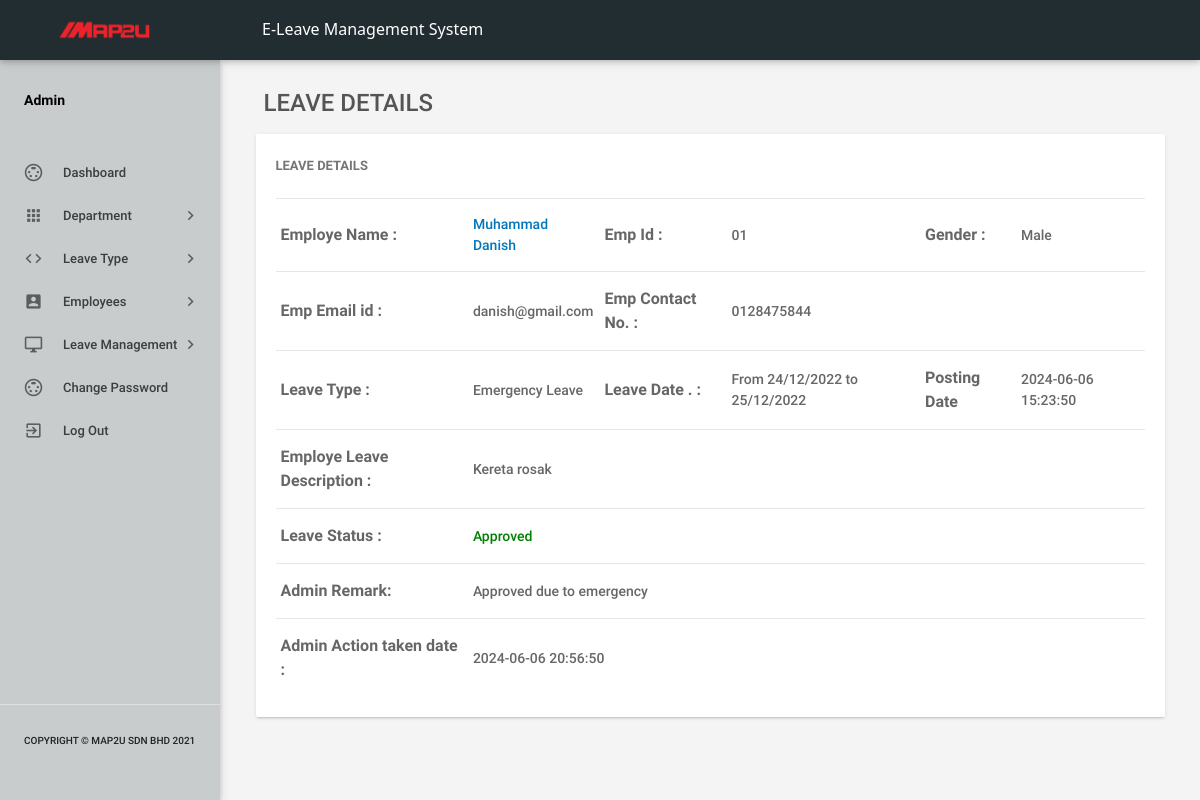
Screenshot of /admin/leave-details.php?leaveid=14 (signed in) with the database file from the repository.
### tables this page shows
CREATE TABLE `tblleaves` (
  `id` int NOT NULL,
  `LeaveType` varchar(110) NOT NULL,
  `ToDate` varchar(120) NOT NULL,
  `FromDate` varchar(120) NOT NULL,
  `Description` mediumtext NOT NULL,
  `PostingDate` timestamp NOT NULL DEFAULT CURRENT_TIMESTAMP,
  `AdminRemark` mediumtext,
  `AdminRemarkDate` varchar(120) DEFAULT NULL,
  `Status` int NOT NULL,
  `IsRead` int NOT NULL,
  `empid` int DEFAULT NULL
);

CREATE TABLE `tblemployees` (
  `id` int NOT NULL,
  `EmpId` varchar(100) NOT NULL,
  `FirstName` varchar(150) NOT NULL,
  `LastName` varchar(150) NOT NULL,
  `EmailId` varchar(200) NOT NULL,
  `Password` varchar(180) NOT NULL,
  `Gender` varchar(100) NOT NULL,
  `Dob` varchar(100) NOT NULL,
  `Department` varchar(255) NOT NULL,
  `Address` varchar(255) NOT NULL,
  `City` varchar(200) NOT NULL,
  `Country` varchar(150) NOT NULL,
  `Phonenumber` char(11) NOT NULL,
  `Status` int NOT NULL,
  `RegDate` timestamp NOT NULL DEFAULT CURRENT_TIMESTAMP
);

### admin/leave-details.php (the view, shortened to what this page needs)
<?php
include('includes/config.php');
if(strlen($_SESSION['alogin'])==0)
    {
header('location:index.php');
}
else{
 ?>
<!DOCTYPE html>
<html lang="en">
    <head>
        <link type="text/css" rel="stylesheet" href="../assets/plugins/materialize/css/materialize.min.css"/>
        <link type="text/css" rel="stylesheet" href="../assets/plugins/materialize/css/materialize.css"/>
        <link href="../assets/plugins/material-preloader/css/materialPreloader.min.css" rel="stylesheet">
        <link href="../assets/plugins/datatables/css/jquery.dataTables.min.css" rel="stylesheet">
                <link href="../assets/plugins/google-code-prettify/prettify.css" rel="stylesheet" type="text/css"/>
        <link href="../assets/css/alpha.min.css" rel="stylesheet" type="text/css"/>
        <link href="../assets/css/custom.css" rel="stylesheet" type="text/css"/>
        <link href="../assets/css/style.css" rel="stylesheet" type="text/css"/>
    </head>
    <body>
       <?php include('includes/header.php');?>
       <?php include('includes/sidebar.php');?>
            <main class="mn-inner">
                <div class="row">
                    <div class="col s12">
                        <div class="page-title" style="font-size:24px;">Leave Details</div>
                    </div>
                    <div class="col s12 m12 l12">
                        <div class="card">
                            <div class="card-content">
                                <span class="card-title">Leave Details</span>
                                <table id="example" class="display responsive-table ">
                                    <tbody>
<?php
$lid=intval($_GET['leaveid']);
$sql = "SELECT tblleaves.id as lid,tblemployees.FirstName,tblemployees.LastName,tblemployees.EmpId,tblemployees.id,tblemployees.Gender,tblemployees.Phonenumber,tblemployees.EmailId,tblleaves.LeaveType,tblleaves.ToDate,tblleaves.FromDate,tblleaves.Description,tblleaves.PostingDate,tblleaves.Status,tblleaves.AdminRemark,tblleaves.AdminRemarkDate from tblleaves join tblemployees on tblleaves.empid=tblemployees.id where tblleaves.id=:lid";
$query = $dbh -> prepare($sql);
$query->bindParam(':lid',$lid,PDO::PARAM_STR);
$query->execute();
$results=$query->fetchAll(PDO::FETCH_OBJ);
$cnt=1;
if($query->rowCount() > 0)
{
foreach($results as $result)
{
      ?>
                                        <tr>
                                            <td style="font-size:16px;"> <b>Employe Name :</b></td>
                                              <td><a href="editemployee.php?empid=<?php echo htmlentities($result->id);?>" target="_blank">
                                                <?php echo htmlentities($result->FirstName." ".$result->LastName);?></a></td>
                                              <td style="font-size:16px;"><b>Emp Id :</b></td>
                                              <td><?php echo htmlentities($result->EmpId);?></td>
                                              <td style="font-size:16px;"><b>Gender :</b></td>
                                              <td><?php echo htmlentities($result->Gender);?></td>
                                          </tr>
                                          <tr>
                                             <td style="font-size:16px;"><b>Emp Email id :</b></td>
                                            <td><?php echo htmlentities($result->EmailId);?></td>
                                             <td style="font-size:16px;"><b>Emp Contact No. :</b></td>
                                            <td><?php echo htmlentities($result->Phonenumber);?></td>
                                            <td>&nbsp;</td>
                                             <td>&nbsp;</td>
                                        </tr>
  <tr>
                                             <td style="font-size:16px;"><b>Leave Type :</b></td>
                                            <td><?php echo htmlentities($result->LeaveType);?></td>
                                             <td style="font-size:16px;"><b>Leave Date . :</b></td>
                                            <td>From <?php echo htmlentities($result->FromDate);?> to <?php echo htmlentities($result->ToDate);?></td>
                                            <td style="font-size:16px;"><b>Posting Date</b></td>
                                           <td><?php echo htmlentities($result->PostingDate);?></td>
                                        </tr>
<tr>
                                             <td style="font-size:16px;"><b>Employe Leave Description : </b></td>
                                            <td colspan="5"><?php echo htmlentities($result->Description);?></td>
                                        </tr>
<tr>
<td style="font-size:16px;"><b>Leave Status :</b></td>
<td colspan="5"><?php $stats=$result->Status;
if($stats==1){
?>
<span style="color: green">Approved</span>
 <?php } if($stats==2)  { ?>
<span style="color: red">Not Approved</span>
<?php } if($stats==0)  { ?>
 <span style="color: blue">waiting for approval</span>
 <?php } ?>
</td>
</tr>
<tr>
<td style="font-size:16px;"><b>Admin Remark: </b></td>
<td colspan="5"><?php
if($result->AdminRemark==""){
  echo "waiting for Approval";
}
else{
echo htmlentities($result->AdminRemark);
}
?></td>
 </tr>
 <tr>
<td style="font-size:16px;"><b>Admin Action taken date : </b></td>
<td colspan="5"><?php
if($result->AdminRemarkDate==""){
  echo "NA";
}
else{
echo htmlentities($result->AdminRemarkDate);
}
?></td>
 </tr>
                                         <?php $cnt++;} }?>
                                    </tbody>
                                </table>
                            </div>
                        </div>
                    </div>
                </div>
            </main>
        </div>
        <div class="left-sidebar-hover"></div>
    </body>
</html>
<?php } ?>

### rows the page displays
tblleaves: tblemployees.FirstName+LastName "Muhammad Danish", tblemployees.EmpId "01", tblemployees.Gender "Male", tblemployees.EmailId "danish@gmail.com", tblemployees.Phonenumber "0128475844", LeaveType "Emergency Leave", FromDate "24/12/2022", ToDate "25/12/2022", PostingDate "2024-06-06 15:23:50", Description "Kereta rosak", Status "Approved", AdminRemark "Approved due to emergency", AdminRemarkDate "2024-06-06 20:56:50"
